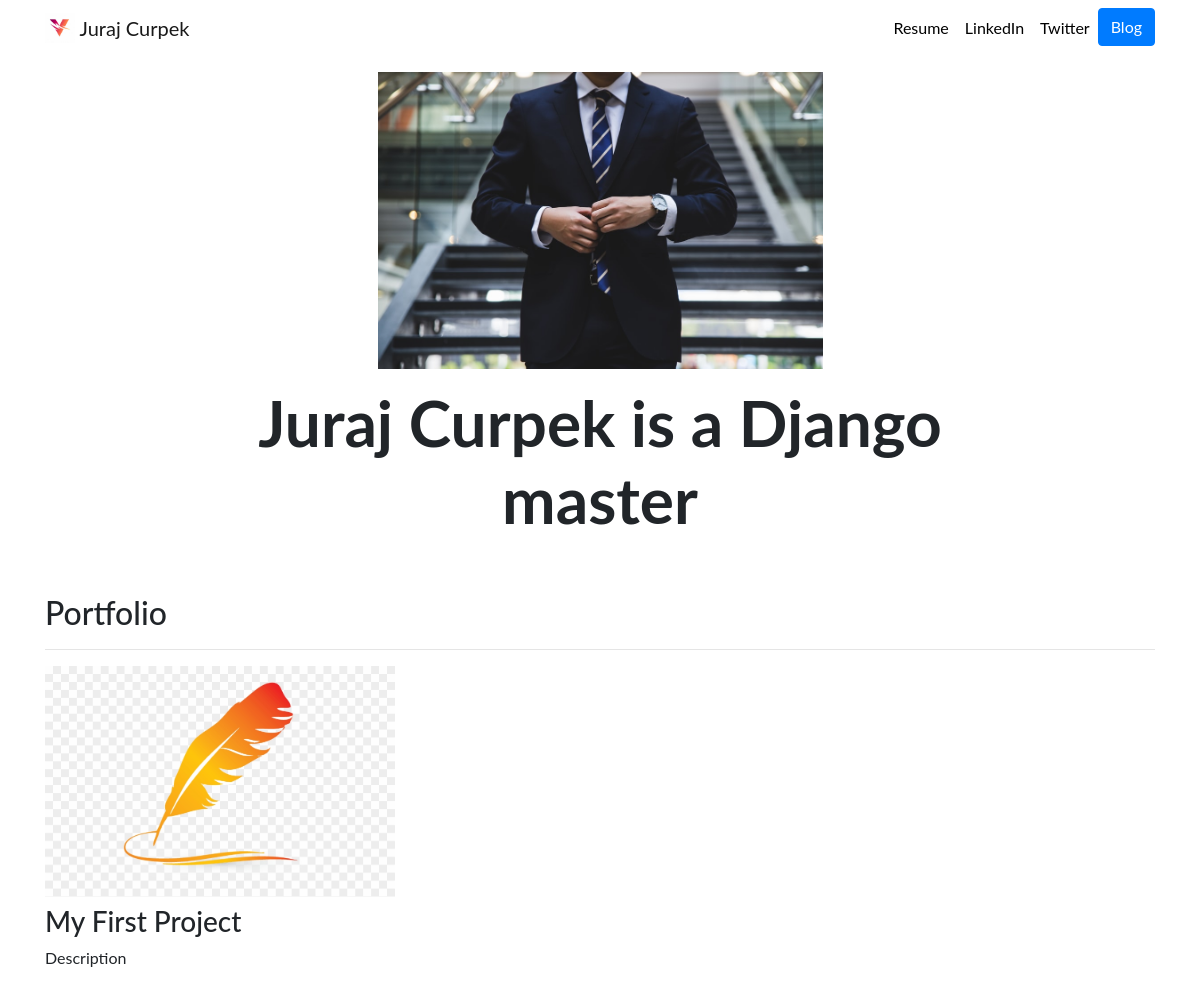
Before: / with the older database file.
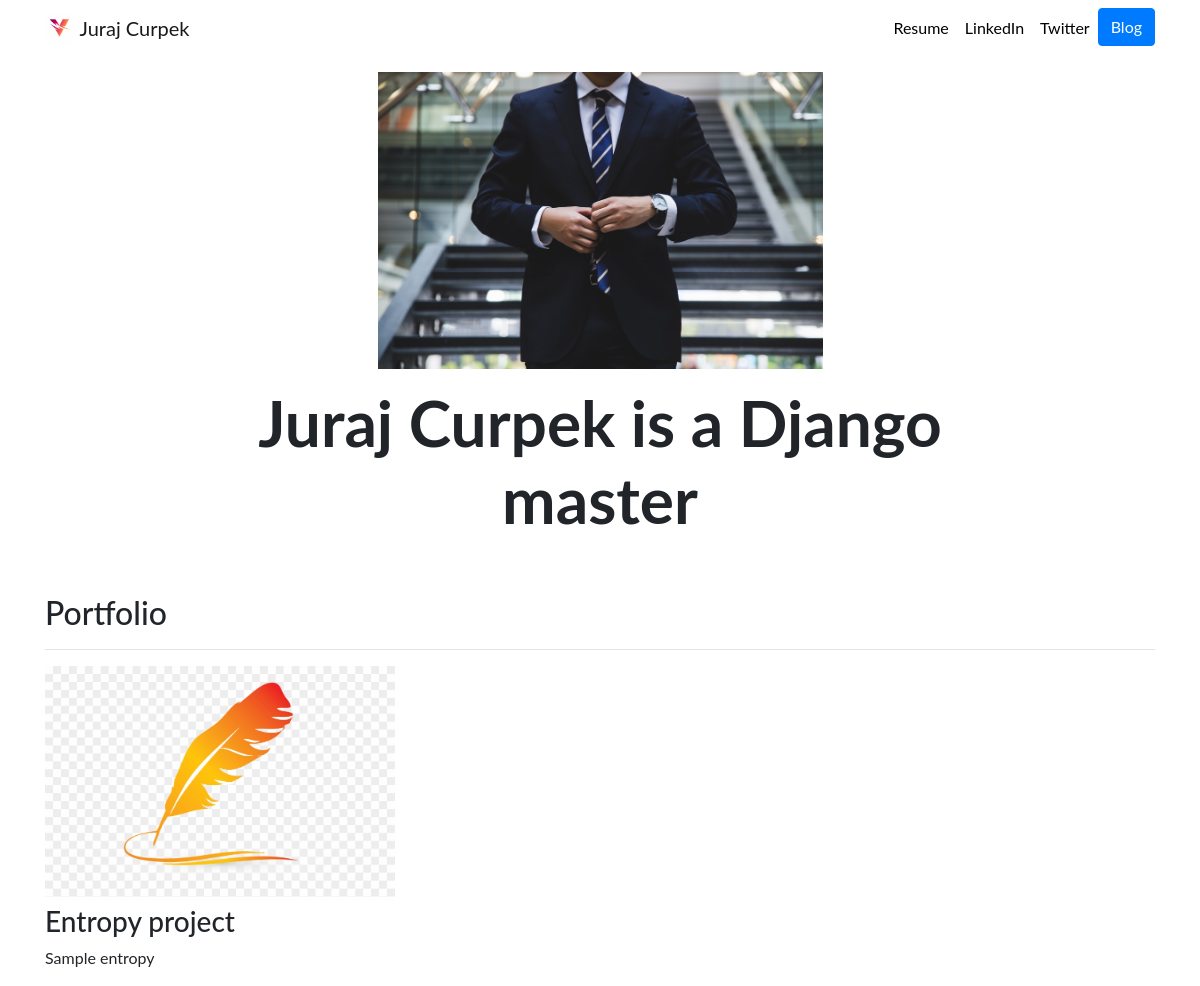
After: the same page with the newer database file.
### portfolio/models.py (models this page shows, shortened)
class Project(models.Model):
	title=models.CharField(max_length=100)
	description=models.CharField(max_length=250)
	image=models.ImageField(upload_to='media/portfolio/images/')
	url=models.URLField(blank=True)

### portfolio/views.py (the view)
# urls.py: 2. Add a URL to urlpatterns:  path('', views.home, name='home')
def home(request):
	projects = Project.objects.all()
	return render(request, 'portfolio/home.html', {'projects':projects})

### portfolio/templates/portfolio/home.html
{% extends "portfolio/base.html" %}
{% load static %}
{% block content %}
<div class="row justify-content-center my-3">
  <div class="col-5">
    <img src="{% static 'portfolio/business.jpg' %}" class="img-fluid">
  </div>
</div>
<div class="row justify-content-center mb-3">
  <div class="col-md-9 text-center">
    <h1 id="hometext" class="font-weight-bold">Juraj Curpek is a Django master</h1>
  </div>
</div>
<h2 class="mt-5">Portfolio</h2>
<hr>
<div class="row">
  {% for project in projects %}
  <div class="col-lg-4 col-md-6">
    {% if project.url %}
    <a href="{{ project.url }}">
      <img src="{{ project.image.url }}" class="img-fluid mb-2">
    </a>
    {% else %}
    <img src="{{ project.image.url }}" class="img-fluid mb-2">
    {% endif %}
    <h3>{{ project.title }}</h3>
    <p>{{ project.description }}</p>
  </div>
  {% endfor %}
</div>
{% endblock %}

### portfolio/templates/portfolio/base.html (shortened to what this page needs)
{% load static %}
<!doctype html>
<html lang="en">
<head>
  <link rel="stylesheet" href="https://stackpath.bootstrapcdn.com/bootstrap/4.4.1/css/bootstrap.min.css">
  <link rel="stylesheet" href="{% static "portfolio/custom.css" %}">
</head>
<body>
  <nav id="topNav" class="navbar navbar-expand-md navbar-light">
    <div class="container">
      <a class="navbar-brand" href="{% url 'home' %}">
        <img src="{% static "portfolio/Logo.jpg" %}" width="30" height="30" class="d-inline-block align-top" alt="Nick's Logo">
        <span>Juraj Curpek</span>
      </a>
      <div class="collapse navbar-collapse text-center" id="navbarNav">
        <ul class="navbar-nav ml-auto">
          <li class="nav-item">
            <a class="nav-link" href="{% static "portfolio/resume.pdf" %}">Resume</a>
          </li>
          <li class="nav-item">
            <a class="nav-link" href="https://www.linkedin.com/in/juraj-curpek/" target="_blank">LinkedIn</a>
          </li>
          <li class="nav-item">
            <a class="nav-link" href="https://twitter.com/ZappyCode" target="_blank">Twitter</a>
          </li>
          <li>
            <a role="button" href="{% url 'blog:all_blogs' %}" class="btn btn-primary">Blog</a>
          </li>
        </ul>
      </div>
    </div>
  </nav>
  <div class="container">
    {% block content %}{% endblock %}
  </div>
</body>
</html>

### portfolio/static/portfolio/custom.css (style rules this page uses)
.navbar-nav .nav-link { color: rgba(0,0,0,1) !important; }
body { font-family: 'Lato', sans-serif; }
@media (min-width: 992px) { #hometext { font-size: 4rem; } }

Changed rows visible on the page:
changed Project: title "My First Project" → "Entropy project"; description "Description" → "Sample entropy"
